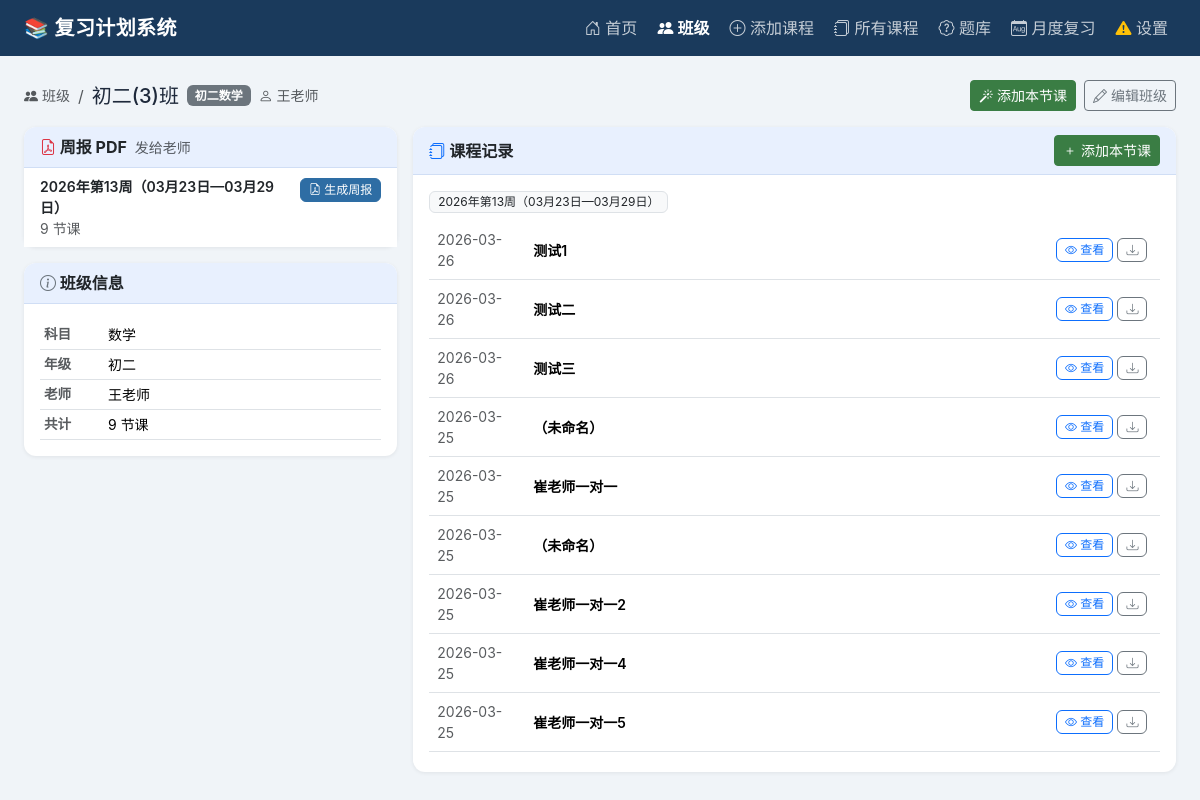
Page /classes/1 on the committed database.
### tables this page shows
CREATE TABLE classes (
            id           INTEGER PRIMARY KEY AUTOINCREMENT,
            name         TEXT NOT NULL,
            subject      TEXT DEFAULT '',
            grade        TEXT DEFAULT '',
            teacher_name TEXT DEFAULT '',
            teacher_email TEXT DEFAULT '',
            created_at   TEXT DEFAULT (datetime('now','localtime'))
        );

CREATE TABLE lessons (
            id          INTEGER PRIMARY KEY AUTOINCREMENT,
            date        TEXT NOT NULL,
            subject     TEXT,
            grade       TEXT,
            topic       TEXT,
            summary     TEXT,
            weak_points TEXT,
            plan_json   TEXT,
            pdf_path    TEXT,
            created_at  TEXT DEFAULT (datetime('now','localtime'))
        , class_id INTEGER REFERENCES classes(id) ON DELETE SET NULL);

### app.py (the view)
@app.route("/classes/<int:class_id>")
def class_detail(class_id):
    cls = get_class(class_id)
    if not cls:
        abort(404)
    lessons = list_lessons(class_id=class_id)
    weeks = get_class_weeks(class_id)
    weekly_pdfs = _get_weekly_pdfs(class_id)
    from datetime import datetime as dt
    def _wk(date_str):
        try:
            d = dt.strptime(date_str, "%Y-%m-%d")
            y, w, _ = d.isocalendar()
            return f"{y}-W{w:02d}"
        except Exception:
            return ""
    lessons_by_week = {}
    for l in lessons:
        wk = _wk(l.get("date", ""))
        lessons_by_week.setdefault(wk, []).append(l)
    return render_template(
        "class_detail.html",
        cls=cls,
        lessons=lessons,
        weeks=weeks,
        lessons_by_week=lessons_by_week,
        weekly_pdfs=weekly_pdfs,
        week_label=week_label,
    )

### app.py (called while the page is built)
def get_config():
    if CFG_PATH.exists():
        with open(CFG_PATH, encoding="utf-8") as f:
            return json.load(f)
    return {}

def has_api_key():
    cfg = get_config()
    provider = cfg.get("provider", "openai")
    if provider == "deepseek":
        key = cfg.get("deepseek_api_key", "") or os.environ.get("DEEPSEEK_API_KEY", "")
    elif provider == "mimo":
        key = cfg.get("mimo_api_key", "") or os.environ.get("MIMO_API_KEY", "")
    elif provider == "n1n":
        key = cfg.get("n1n_api_key", "") or os.environ.get("N1N_API_KEY", "")
    else:
        key = cfg.get("openai_api_key", "") or os.environ.get("OPENAI_API_KEY", "")
    return bool(key.strip())

@app.context_processor
def inject_globals():
    return dict(
        has_key=has_api_key(),
        current_endpoint=request.endpoint,
        all_classes=list_classes(),
    )

def _get_weekly_pdfs(class_id: int) -> dict:
    result = {}
    for p in PDF_DIR.glob(f"class{class_id}_????-W??_周报.pdf"):
        m = re.match(rf"class{class_id}_(\d{{4}}-W\d{{2}})_周报\.pdf", p.name)
        if m:
            result[m.group(1)] = p.name
    return result

### lesson_manager.py (called while the page is built)
def get_conn() -> sqlite3.Connection:
    conn = sqlite3.connect(DB_PATH)
    conn.row_factory = sqlite3.Row
    return conn

def list_lessons(month_str: str = "", class_id: int = 0) -> list:
    with get_conn() as conn:
        if class_id and month_str:
            rows = conn.execute(
                "SELECT * FROM lessons WHERE class_id=? AND date LIKE ? ORDER BY date",
                (class_id, f"{month_str}%")
            ).fetchall()
        elif class_id:
            rows = conn.execute(
                "SELECT * FROM lessons WHERE class_id=? ORDER BY date DESC",
                (class_id,)
            ).fetchall()
        elif month_str:
            rows = conn.execute(
                "SELECT * FROM lessons WHERE date LIKE ? ORDER BY date",
                (f"{month_str}%",)
            ).fetchall()
        else:
            rows = conn.execute(
                "SELECT * FROM lessons ORDER BY date DESC"
            ).fetchall()
        return [dict(r) for r in rows]

def get_class(class_id: int):
    with get_conn() as conn:
        row = conn.execute("SELECT * FROM classes WHERE id=?", (class_id,)).fetchone()
        return dict(row) if row else None

### templates/class_detail.html (shortened to what this page needs)
{% extends "base.html" %}
{% block content %}
<div class="d-flex flex-wrap align-items-center gap-2 mt-2 mb-3">
  <a href="{{ url_for('classes_list') }}" class="text-muted text-decoration-none small">
    <i class="bi bi-people-fill"></i> 班级
  </a>
  <span class="text-muted">/</span>
  <h5 class="mb-0">{{ cls.name }}</h5>
  <span class="badge bg-secondary">{{ cls.grade }}{{ cls.subject }}</span>
  {% if cls.teacher_name %}
  <span class="text-muted small"><i class="bi bi-person"></i> {{ cls.teacher_name }}</span>
  {% endif %}
  <div class="ms-auto d-flex gap-2">
    <a href="{{ url_for('add_lesson') }}?class_id={{ cls.id }}"
       class="btn btn-success btn-sm">
      <i class="bi bi-magic"></i> 添加本节课
    </a>
    <a href="{{ url_for('class_edit', class_id=cls.id) }}"
       class="btn btn-outline-secondary btn-sm">
      <i class="bi bi-pencil"></i> 编辑班级
    </a>
  </div>
</div>
<div class="row g-3">
  <div class="col-lg-4">
    <div class="card mb-3">
      <div class="card-header fw-bold">
        <i class="bi bi-file-earmark-pdf text-danger"></i> 周报 PDF
        <span class="fw-normal small text-muted ms-1">发给老师</span>
      </div>
      <div class="card-body p-0">
        {% if weeks %}
        <ul class="list-group list-group-flush">
          {% for wk in weeks %}
          {% set wlabel = week_label(wk) %}
          {% set lesson_list = lessons_by_week.get(wk, []) %}
          <li class="list-group-item px-3 py-2">
            <div class="d-flex justify-content-between align-items-start">
              <div>
                <div class="fw-semibold small">{{ wlabel }}</div>
                <div class="text-muted small">{{ lesson_list|length }} 节课</div>
              </div>
              <div class="d-flex gap-1 flex-shrink-0 ms-2">
                <form method="POST"
                      action="{{ url_for('generate_weekly', class_id=cls.id, week_str=wk) }}"
                      class="d-inline">
                  <button class="btn btn-xs {% if wk in weekly_pdfs %}btn-outline-secondary{% else %}btn-primary{% endif %}"
                          style="font-size:.75rem;padding:2px 8px"
                          onclick="showLoading('正在生成周报 PDF…')">
                    {% if wk in weekly_pdfs %}
                    <i class="bi bi-arrow-clockwise"></i> 重新生成
                    {% else %}
                    <i class="bi bi-file-earmark-pdf"></i> 生成周报
                    {% endif %}
                  </button>
                </form>
              </div>
            </div>
          </li>
          {% endfor %}
        </ul>
        {% else %}
        <div class="text-center text-muted py-4 small">
          添加课程后可生成周报
        </div>
        {% endif %}
      </div>
    </div>
    <div class="card">
      <div class="card-header fw-bold">
        <i class="bi bi-info-circle text-secondary"></i> 班级信息
      </div>
      <div class="card-body small">
        <table class="table table-sm mb-0">
          <tr><th class="text-muted" style="width:4rem">科目</th><td>{{ cls.subject or '—' }}</td></tr>
          <tr><th class="text-muted">年级</th><td>{{ cls.grade or '—' }}</td></tr>
          <tr><th class="text-muted">老师</th><td>{{ cls.teacher_name or '—' }}</td></tr>
          <tr><th class="text-muted">共计</th><td>{{ lessons|length }} 节课</td></tr>
        </table>
      </div>
    </div>
  </div>
  <div class="col-lg-8">
    <div class="card">
      <div class="card-header d-flex justify-content-between align-items-center">
        <span class="fw-bold">
          <i class="bi bi-journals text-primary"></i> 课程记录
        </span>
        <a href="{{ url_for('add_lesson') }}?class_id={{ cls.id }}"
           class="btn btn-sm btn-success">
          <i class="bi bi-plus"></i> 添加本节课
        </a>
      </div>
      {% if lessons %}
      {% for wk in weeks %}
      {% set lesson_list = lessons_by_week.get(wk, []) %}
      {% if lesson_list %}
      <div class="px-3 pt-3 pb-1">
        <div class="d-flex align-items-center gap-2 mb-2">
          <span class="badge bg-light text-dark border fw-normal">
            {{ week_label(wk) }}
          </span>
        </div>
        <div class="table-responsive">
          <table class="table table-hover align-middle mb-0 small">
            <tbody>
              {% for lesson in lesson_list %}
              <tr>
                <td class="text-muted" style="width:6rem">{{ lesson.date }}</td>
                <td class="fw-semibold">{{ lesson.topic or '（未命名）' }}</td>
                <td class="text-muted">{{ lesson.weak_points or '' }}</td>
                <td style="width:7rem">
                  <div class="d-flex gap-1">
                    <a href="{{ url_for('lesson_detail', lesson_id=lesson.id) }}"
                       class="btn btn-xs btn-outline-primary"
                       style="font-size:.75rem;padding:2px 8px">
                      <i class="bi bi-eye"></i> 查看
                    </a>
                    {% if lesson.pdf_path %}
                    <a href="{{ url_for('download_pdf', lesson_id=lesson.id) }}"
                       class="btn btn-xs btn-outline-secondary"
                       style="font-size:.75rem;padding:2px 8px">
                      <i class="bi bi-download"></i>
                    </a>
                    {% endif %}
                  </div>
                </td>
              </tr>
              {% endfor %}
            </tbody>
          </table>
        </div>
      </div>
      {% endif %}
      {% endfor %}
      {% set ungrouped = lessons_by_week.get('', []) %}
      <div class="py-2"></div>
      {% endif %}
    </div>
  </div>
</div>
{% endblock %}

### templates/base.html (style rules this page uses)
:root { --brand: #1a3a5c; --brand2: #2e6da4; --accent: #3a7d44; }
body { background: #f0f4f8; font-family: -apple-system, "PingFang SC", "Helvetica Neue", sans-serif; color: #1e293b; }
.card { border: none; border-radius: 12px; box-shadow: 0 1px 4px rgba(0,0,0,.07); }
.card-header { border-radius: 12px 12px 0 0 !important; background: #e8f0fe; border-bottom: 1px solid #d0def5; }
.btn-primary { background: var(--brand2); border-color: var(--brand2); }
.btn-success { background: var(--accent); border-color: var(--accent); }
.table { margin-bottom: 0; }
.table th { font-weight: 600; font-size: .85rem; color: #475569; }

### rows in the picture
classes: name "初二(3)班", grade "初二", subject "数学", teacher_name "王老师"
lessons: date "2026-03-26", topic "测试1"
lessons: date "2026-03-26", topic "测试二"
lessons: date "2026-03-26", topic "测试三"
lessons: date "2026-03-25", topic "（未命名）"
lessons: date "2026-03-25", topic "崔老师一对一"
lessons: date "2026-03-25", topic "（未命名）"
lessons: date "2026-03-25", topic "崔老师一对一2"
lessons: date "2026-03-25", topic "崔老师一对一4"
lessons: date "2026-03-25", topic "崔老师一对一5"

### other values in the picture
{{ wlabel }} "2026年第13周（03月23日—03月29日）"
{{ lesson_list|length }} "9"
{{ lessons|length }} "9"
{{ week_label(wk) }} "2026年第13周（03月23日—03月29日）"
